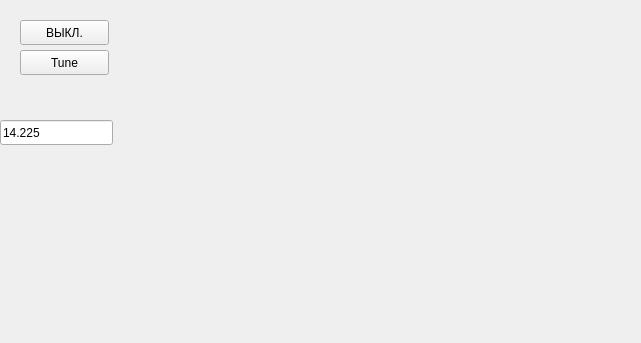
<?xml version="1.0" encoding="UTF-8"?>
<ui version="4.0">
 <class>Form</class>
 <widget class="QWidget" name="Form">
  <property name="geometry">
   <rect>
    <x>0</x>
    <y>0</y>
    <width>641</width>
    <height>343</height>
   </rect>
  </property>
  <property name="windowTitle">
   <string>Form</string>
  </property>
  <widget class="QPushButton" name="pwrButton">
   <property name="geometry">
    <rect>
     <x>20</x>
     <y>20</y>
     <width>89</width>
     <height>25</height>
    </rect>
   </property>
   <property name="text">
    <string>ВЫКЛ.</string>
   </property>
  </widget>
  <widget class="QWidget" name="horizontalLayoutWidget">
   <property name="geometry">
    <rect>
     <x>120</x>
     <y>0</y>
     <width>511</width>
     <height>341</height>
    </rect>
   </property>
   <layout class="QHBoxLayout" name="mechaduinoContainer"/>
  </widget>
  <widget class="QPushButton" name="tuneButton">
   <property name="geometry">
    <rect>
     <x>20</x>
     <y>50</y>
     <width>89</width>
     <height>25</height>
    </rect>
   </property>
   <property name="text">
    <string>Tune</string>
   </property>
  </widget>
  <widget class="QLineEdit" name="freqEdit">
   <property name="geometry">
    <rect>
     <x>0</x>
     <y>120</y>
     <width>113</width>
     <height>25</height>
    </rect>
   </property>
   <property name="text">
    <string>14.225</string>
   </property>
  </widget>
 </widget>
 <resources/>
 <connections/>
</ui>
